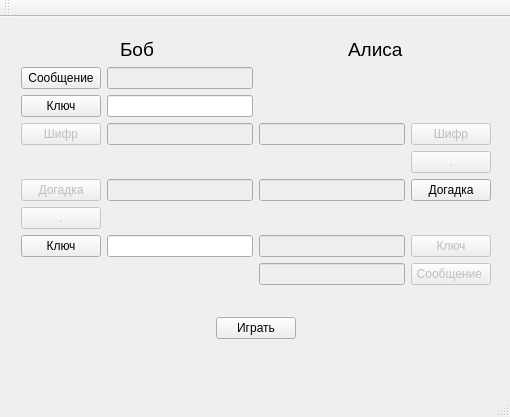
<?xml version="1.0" encoding="UTF-8"?>
<ui version="4.0">
 <class>MainWindow</class>
 <widget class="QMainWindow" name="MainWindow">
  <property name="enabled">
   <bool>true</bool>
  </property>
  <property name="geometry">
   <rect>
    <x>0</x>
    <y>0</y>
    <width>510</width>
    <height>417</height>
   </rect>
  </property>
  <property name="windowTitle">
   <string>MainWindow</string>
  </property>
  <widget class="QWidget" name="centralWidget">
   <property name="enabled">
    <bool>true</bool>
   </property>
   <property name="layoutDirection">
    <enum>Qt::LeftToRight</enum>
   </property>
   <property name="autoFillBackground">
    <bool>false</bool>
   </property>
   <widget class="QWidget" name="verticalLayoutWidget">
    <property name="geometry">
     <rect>
      <x>10</x>
      <y>10</y>
      <width>492</width>
      <height>351</height>
     </rect>
    </property>
    <layout class="QVBoxLayout" name="verticalLayout">
     <item>
      <layout class="QGridLayout" name="gridLayout">
       <item row="1" column="1">
        <layout class="QHBoxLayout" name="horizontalLayout">
         <item>
          <spacer name="horizontalSpacer">
           <property name="orientation">
            <enum>Qt::Horizontal</enum>
           </property>
           <property name="sizeHint" stdset="0">
            <size>
             <width>40</width>
             <height>20</height>
            </size>
           </property>
          </spacer>
         </item>
         <item>
          <widget class="QLabel" name="label_Bob">
           <property name="font">
            <font>
             <pointsize>14</pointsize>
            </font>
           </property>
           <property name="text">
            <string>Боб</string>
           </property>
          </widget>
         </item>
         <item>
          <spacer name="horizontalSpacer_2">
           <property name="orientation">
            <enum>Qt::Horizontal</enum>
           </property>
           <property name="sizeHint" stdset="0">
            <size>
             <width>40</width>
             <height>20</height>
            </size>
           </property>
          </spacer>
         </item>
        </layout>
       </item>
       <item row="1" column="2">
        <layout class="QHBoxLayout" name="horizontalLayout_2">
         <item>
          <spacer name="horizontalSpacer_4">
           <property name="orientation">
            <enum>Qt::Horizontal</enum>
           </property>
           <property name="sizeHint" stdset="0">
            <size>
             <width>40</width>
             <height>20</height>
            </size>
           </property>
          </spacer>
         </item>
         <item>
          <widget class="QLabel" name="label_Alisa">
           <property name="font">
            <font>
             <pointsize>14</pointsize>
            </font>
           </property>
           <property name="text">
            <string>Алиса</string>
           </property>
          </widget>
         </item>
         <item>
          <spacer name="horizontalSpacer_3">
           <property name="orientation">
            <enum>Qt::Horizontal</enum>
           </property>
           <property name="sizeHint" stdset="0">
            <size>
             <width>40</width>
             <height>20</height>
            </size>
           </property>
          </spacer>
         </item>
        </layout>
       </item>
       <item row="7" column="2">
        <layout class="QGridLayout" name="gridLayout_6">
         <item row="2" column="1">
          <widget class="QLineEdit" name="lineEdit_guessAlisa">
           <property name="enabled">
            <bool>false</bool>
           </property>
          </widget>
         </item>
         <item row="2" column="2">
          <widget class="QPushButton" name="pushButton_guessAlisa">
           <property name="enabled">
            <bool>true</bool>
           </property>
           <property name="text">
            <string>Догадка</string>
           </property>
          </widget>
         </item>
        </layout>
       </item>
       <item row="12" column="2">
        <layout class="QGridLayout" name="gridLayout_9">
         <item row="0" column="1">
          <widget class="QPushButton" name="pushButton_key2Alisa">
           <property name="enabled">
            <bool>false</bool>
           </property>
           <property name="text">
            <string>Ключ</string>
           </property>
          </widget>
         </item>
         <item row="0" column="0">
          <widget class="QLineEdit" name="lineEdit_key2Alisa">
           <property name="enabled">
            <bool>false</bool>
           </property>
          </widget>
         </item>
        </layout>
       </item>
       <item row="12" column="1">
        <layout class="QGridLayout" name="gridLayout_7">
         <item row="0" column="1">
          <widget class="QLineEdit" name="lineEdit_key2Bob">
           <property name="enabled">
            <bool>true</bool>
           </property>
          </widget>
         </item>
         <item row="0" column="0">
          <widget class="QPushButton" name="pushButton_key2Bob">
           <property name="enabled">
            <bool>true</bool>
           </property>
           <property name="text">
            <string>Ключ</string>
           </property>
          </widget>
         </item>
        </layout>
       </item>
       <item row="15" column="2">
        <layout class="QHBoxLayout" name="horizontalLayout_3">
         <item>
          <spacer name="horizontalSpacer_5">
           <property name="orientation">
            <enum>Qt::Horizontal</enum>
           </property>
           <property name="sizeHint" stdset="0">
            <size>
             <width>40</width>
             <height>20</height>
            </size>
           </property>
          </spacer>
         </item>
         <item>
          <widget class="QLabel" name="label_ResultAlisa">
           <property name="text">
            <string/>
           </property>
          </widget>
         </item>
         <item>
          <spacer name="horizontalSpacer_6">
           <property name="orientation">
            <enum>Qt::Horizontal</enum>
           </property>
           <property name="sizeHint" stdset="0">
            <size>
             <width>40</width>
             <height>20</height>
            </size>
           </property>
          </spacer>
         </item>
        </layout>
       </item>
       <item row="15" column="1">
        <layout class="QHBoxLayout" name="horizontalLayout_5">
         <item>
          <spacer name="horizontalSpacer_9">
           <property name="orientation">
            <enum>Qt::Horizontal</enum>
           </property>
           <property name="sizeHint" stdset="0">
            <size>
             <width>40</width>
             <height>20</height>
            </size>
           </property>
          </spacer>
         </item>
         <item>
          <widget class="QLabel" name="label_ResultBob">
           <property name="text">
            <string/>
           </property>
          </widget>
         </item>
         <item>
          <spacer name="horizontalSpacer_10">
           <property name="orientation">
            <enum>Qt::Horizontal</enum>
           </property>
           <property name="sizeHint" stdset="0">
            <size>
             <width>40</width>
             <height>20</height>
            </size>
           </property>
          </spacer>
         </item>
        </layout>
       </item>
       <item row="2" column="1">
        <layout class="QGridLayout" name="gridLayout_13">
         <item row="0" column="1">
          <widget class="QLineEdit" name="lineEdit_messageBob">
           <property name="enabled">
            <bool>false</bool>
           </property>
          </widget>
         </item>
         <item row="0" column="0">
          <widget class="QPushButton" name="pushButton_messageBob">
           <property name="text">
            <string>Сообщение</string>
           </property>
          </widget>
         </item>
        </layout>
       </item>
       <item row="3" column="1">
        <layout class="QGridLayout" name="gridLayout_3">
         <item row="1" column="1">
          <widget class="QPushButton" name="pushButton_keyBob">
           <property name="enabled">
            <bool>true</bool>
           </property>
           <property name="text">
            <string>Ключ</string>
           </property>
          </widget>
         </item>
         <item row="1" column="2">
          <widget class="QLineEdit" name="lineEdit_keyBob">
           <property name="enabled">
            <bool>true</bool>
           </property>
          </widget>
         </item>
        </layout>
       </item>
       <item row="4" column="1">
        <layout class="QGridLayout" name="gridLayout_14">
         <item row="0" column="0">
          <widget class="QPushButton" name="pushButton_cipherBob">
           <property name="enabled">
            <bool>false</bool>
           </property>
           <property name="text">
            <string>Шифр</string>
           </property>
          </widget>
         </item>
         <item row="0" column="1">
          <widget class="QLineEdit" name="lineEdit_cipherBob">
           <property name="enabled">
            <bool>false</bool>
           </property>
          </widget>
         </item>
        </layout>
       </item>
       <item row="4" column="2">
        <layout class="QGridLayout" name="gridLayout_5">
         <item row="1" column="1">
          <widget class="QLineEdit" name="lineEdit_cipherAlisa">
           <property name="enabled">
            <bool>false</bool>
           </property>
          </widget>
         </item>
         <item row="1" column="2">
          <widget class="QPushButton" name="pushButton_cipherAlisa">
           <property name="enabled">
            <bool>false</bool>
           </property>
           <property name="text">
            <string>Шифр</string>
           </property>
          </widget>
         </item>
        </layout>
       </item>
       <item row="5" column="2">
        <layout class="QHBoxLayout" name="horizontalLayout_8">
         <item>
          <spacer name="horizontalSpacer_15">
           <property name="orientation">
            <enum>Qt::Horizontal</enum>
           </property>
           <property name="sizeHint" stdset="0">
            <size>
             <width>40</width>
             <height>20</height>
            </size>
           </property>
          </spacer>
         </item>
         <item>
          <widget class="QPushButton" name="pushButton_point1">
           <property name="enabled">
            <bool>false</bool>
           </property>
           <property name="text">
            <string>.</string>
           </property>
          </widget>
         </item>
        </layout>
       </item>
       <item row="7" column="1">
        <layout class="QGridLayout" name="gridLayout_12">
         <item row="0" column="0">
          <widget class="QPushButton" name="pushButton_guessBob">
           <property name="enabled">
            <bool>false</bool>
           </property>
           <property name="text">
            <string>Догадка</string>
           </property>
          </widget>
         </item>
         <item row="0" column="1">
          <widget class="QLineEdit" name="lineEdit_guessBob">
           <property name="enabled">
            <bool>false</bool>
           </property>
          </widget>
         </item>
        </layout>
       </item>
       <item row="8" column="1">
        <layout class="QHBoxLayout" name="horizontalLayout_9">
         <item>
          <widget class="QPushButton" name="pushButton_point2">
           <property name="enabled">
            <bool>false</bool>
           </property>
           <property name="text">
            <string>.</string>
           </property>
          </widget>
         </item>
         <item>
          <spacer name="horizontalSpacer_16">
           <property name="orientation">
            <enum>Qt::Horizontal</enum>
           </property>
           <property name="sizeHint" stdset="0">
            <size>
             <width>40</width>
             <height>20</height>
            </size>
           </property>
          </spacer>
         </item>
        </layout>
       </item>
       <item row="13" column="2">
        <layout class="QGridLayout" name="gridLayout_4">
         <item row="0" column="1">
          <widget class="QPushButton" name="pushButton_messageAlisa">
           <property name="enabled">
            <bool>false</bool>
           </property>
           <property name="text">
            <string>Сообщение </string>
           </property>
          </widget>
         </item>
         <item row="0" column="0">
          <widget class="QLineEdit" name="lineEdit_messageAlisa">
           <property name="enabled">
            <bool>false</bool>
           </property>
          </widget>
         </item>
        </layout>
       </item>
      </layout>
     </item>
     <item>
      <layout class="QHBoxLayout" name="horizontalLayout_7">
       <item>
        <spacer name="horizontalSpacer_11">
         <property name="orientation">
          <enum>Qt::Horizontal</enum>
         </property>
         <property name="sizeHint" stdset="0">
          <size>
           <width>40</width>
           <height>20</height>
          </size>
         </property>
        </spacer>
       </item>
       <item>
        <widget class="QPushButton" name="pushButton_Play">
         <property name="text">
          <string>Играть</string>
         </property>
        </widget>
       </item>
       <item>
        <spacer name="horizontalSpacer_12">
         <property name="orientation">
          <enum>Qt::Horizontal</enum>
         </property>
         <property name="sizeHint" stdset="0">
          <size>
           <width>40</width>
           <height>20</height>
          </size>
         </property>
        </spacer>
       </item>
      </layout>
     </item>
     <item>
      <spacer name="verticalSpacer">
       <property name="orientation">
        <enum>Qt::Vertical</enum>
       </property>
       <property name="sizeHint" stdset="0">
        <size>
         <width>20</width>
         <height>40</height>
        </size>
       </property>
      </spacer>
     </item>
    </layout>
   </widget>
  </widget>
  <widget class="QMenuBar" name="menuBar">
   <property name="geometry">
    <rect>
     <x>0</x>
     <y>0</y>
     <width>510</width>
     <height>21</height>
    </rect>
   </property>
  </widget>
  <widget class="QToolBar" name="mainToolBar">
   <attribute name="toolBarArea">
    <enum>TopToolBarArea</enum>
   </attribute>
   <attribute name="toolBarBreak">
    <bool>false</bool>
   </attribute>
  </widget>
  <widget class="QStatusBar" name="statusBar"/>
 </widget>
 <layoutdefault spacing="6" margin="11"/>
 <resources/>
 <connections/>
</ui>
